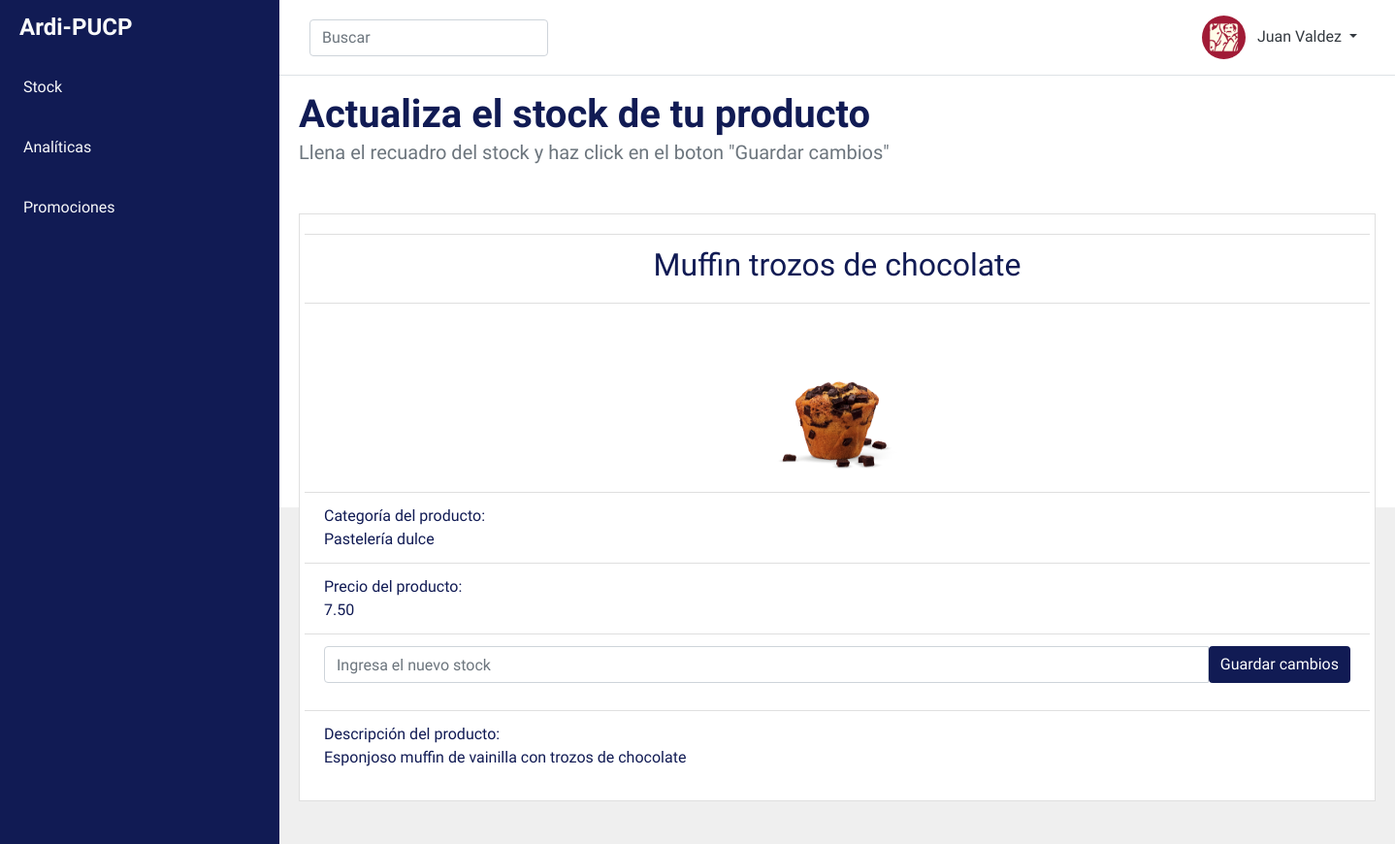
The page /ardipucp/dashboard/stock/vista_producto/7 on the database its author committed.
### ardipucp/models.py (models this page shows)
class usuario(models.Model):
    nombre = models.CharField(max_length=64, default='')
    local = models.CharField(max_length=64, default='')
    codigo_usuario = models.CharField(max_length=64, default='')
    clave = models.CharField(max_length=64, default='')

class productos(models.Model):
    categoria = models.CharField(max_length=64, default='')
    producto = models.CharField(max_length=100, default='')
    imagen = models.CharField(max_length=64, default='')
    precio = models.CharField(max_length=64, default='')
    stock = models.CharField(max_length=64, default='')
    descripcion = models.CharField(max_length=200, default='')

### ardipucp/views.py (the view)
# urls.py: path("dashboard/stock/vista_producto/<str:ind>", views.edita_stock, name="vista_producto"),
def edita_stock(request, ind):
    usuarios_totales = usuario.objects.all()
    producto_seleccionado=productos.objects.get(id=ind)
    if request.method == "POST":
        stockproducto_2= request.POST.get('stock_producto_2')#Recibo el titulo de la nueva tarea
        stock_eliminar = productos.objects.get(id=ind)#Obtengo la tarea seleccionada por id
        stock_eliminar.stock= stockproducto_2
        stock_eliminar.save() #Elimino la tarea seleccionada de la base de datos
    return render(request,"ardipucp/vista_producto.html",{
        'usuarios_totales': usuarios_totales,
        'producto_seleccionado': producto_seleccionado
    })

### ardipucp/templates/ardipucp/vista_producto.html (shortened to what this page needs)
<!doctype html>
<html lang="en">
<head>
    <link rel="stylesheet" href="https://stackpath.bootstrapcdn.com/bootstrap/4.3.1/css/bootstrap.min.css"
>
    {% load static %}
    <link rel="stylesheet" href="{% static 'ardipucp/estilos.css'%}">
    <link href="https://unpkg.com/ionicons@4.5.10-0/dist/css/ionicons.min.css" rel="stylesheet">
</head>
<body>
    <div class="d-flex" id="content-wrapper">
        <div id="sidebar-container" class="bg-primary">
            <div class="logo">
                <h4 class="text-light font-weight-bold mb-0">Ardi-PUCP</h4>
            </div>
            <div class="menu">
                <a href="{% url 'ardipucp:stock'%}" class="d-block text-light p-3 border-0">
                    Stock</a>
                <a href="{% url 'ardipucp:analiticas'%}" class="d-block text-light p-3 border-0">
                    Analíticas</a>
                <a href="{% url 'ardipucp:promociones_1'%}" class="d-block text-light p-3 border-0">
                    Promociones</a>
            </div>
        </div>
        <div class="w-100">
            <nav class="navbar navbar-expand-lg navbar-light bg-light border-bottom">
               <div class="container">
                 <div class="collapse navbar-collapse" id="navbarSupportedContent">
                   <form class="form-inline position-relative d-inline-block my-2">
                     <input class="form-control" type="search" placeholder="Buscar" aria-label="Buscar">
                     <button class="btn position-absolute btn-search" type="submit"></button>
                   </form>
                   <ul class="navbar-nav ml-auto mt-2 mt-lg-0">
                        <li class="nav-item dropdown">
                            {%for usuario in usuarios_totales %}
                            <a class="nav-link text-dark dropdown-toggle" href="{% url 'ardipucp:dashboard'%}" id="navbarDropdown" role="button"
                                data-toggle="dropdown" aria-haspopup="true" aria-expanded="false">
                            <img src="{% static 'ardipucp/JVicon.png' %}" class="img-fluid rounded-circle avatar mr-2">
                            {{usuario.nombre}}
                            </a>
                            {% endfor %}
                        </li>
                   </ul>
                 </div>
                </div>
            </nav>
        <div id="content" class="bg-grey w-100">
            <section class="bg-light py-3">
                <div class="container">
                 <div class="row">
                        <div class="col-lg-9 col-md-8">
                            <h1 class="font-weight-bold mb-0">Actualiza el stock de tu producto</h1>
                             <p class="lead text-muted">Llena el recuadro del stock y haz click en el boton "Guardar cambios" </p>
                        </div>
                    </div>
                </div>
            </section>
            <section class="bg-mix py-3">
                <div class="container">
                    <div class="card rounded-0">
                        <div class="card-body">
                            <div class="row">
                                    <div class="mx-auto" style="width: 1200px">
                                        <div>
                                            <form method="post" action="{%url 'ardipucp:vista_producto' producto_seleccionado.id%}">
                                                <ul class ="list-group list-group-flush">
                                                    <li class="list-group-item text-center">
                                                        <div class="ms-2 me-auto">
                                                            <h2>{{producto_seleccionado.producto}}</h2>
                                                        </div>
                                                    </li>
                                                    <li class="list-group-item text-center">
                                                        <div class="ms-2 me-auto">
                                                            <img src="{% static 'ardipucp/' %}{{producto_seleccionado.imagen}}/" width="200px". height="170px" >
                                                        </div>
                                                    </li>
                                                    <li class="list-group-item">
                                                        <div class="ms-2 me-auto">
                                                            <div class="fw-bold">Categoría del producto: </div>
                                                            {{producto_seleccionado.categoria}}
                                                        </div>
                                                    </li>
                                                    <li class="list-group-item">
                                                        <div class="ms-2 me-auto">
                                                            <div class="fw-bold">Precio del producto: </div>
                                                            {{producto_seleccionado.precio}}
                                                        </div>
                                                    </li>
                                                    <li class="list-group-item">
                                                        <div class = "input-group mb-3">
                                                            <input type="text" class="form-control" placeholder="Ingresa el nuevo stock" aria-label="Ingresa el nuevo stock" aria-describedby="basic-addon2" name="stock_producto_2">
                                                            <br>
                                                            <button type="submit" class="btn btn-primary" href="{% url 'ardipucp:stock' %}">Guardar cambios</a>
                                                        </div>
                                                    </li>
                                                    <li class="list-group-item">
                                                        <div class="ms-2 me-auto">
                                                            <div class="fw-bold">Descripción del producto: </div>
                                                            {{producto_seleccionado.descripcion}}
                                                        </div>
                                                    </li>
                                                </ul>
                                        </div>
                                    </div>
                            </div>
                        </div>
                    </div>
                </div>
            </section>
        </div>
        </div>
    </div>
</body>

### ardipucp/static/ardipucp/estilos.css (style rules this page uses)
:root { --primary: #111B54; --light: #ffffff; --grey: #efefef; }
body { overflow: hidden; font-family: 'Muli', sans-serif; font-weight: 300; color: var(--primary); }
.bg-primary { background-color: var(--primary) !important; }
.bg-light { background-color: var(--light) !important; }
.bg-grey { background-color: var(--grey) !important; }
.bg-mix { background: linear-gradient(180deg, var(--light) 50%, var(--grey) 0); }
.btn-primary { background-color: var(--primary); border: 0; }
#sidebar-container { min-height: 100vh; }
#sidebar-container .logo { padding: 0.875rem 1.25rem; }
#sidebar-container .menu { width: 18rem; }
#content { overflow-y: auto; height: 100vh; padding-bottom: 5rem; }
.avatar { max-width: 45px; }
.btn-search { right: 0; }

### rows shown on the page
usuario: nombre "Juan Valdez"
productos: producto "Muffin trozos de chocolate", imagen (picture), categoria "Pastelería dulce", precio "7.50", descripcion "Esponjoso muffin de vainilla con trozos de chocolate"
